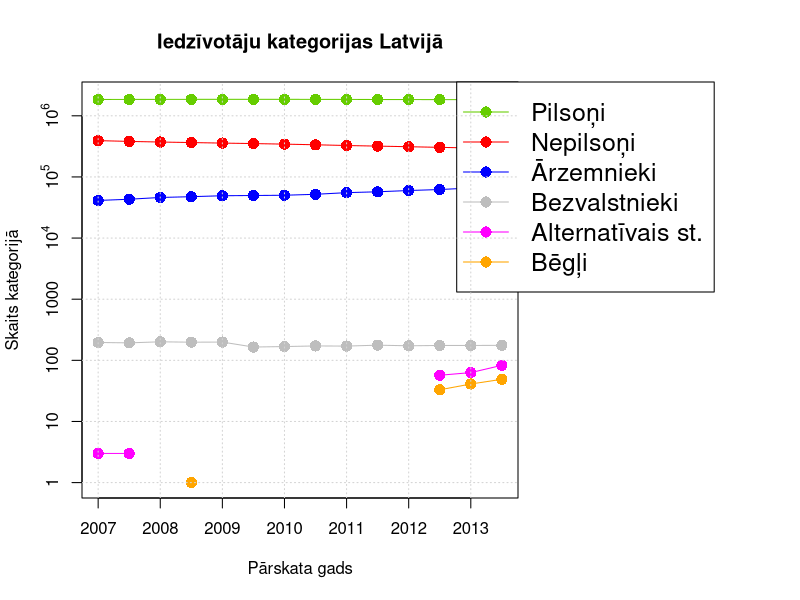

Source code (R):
# Set this path to the one that you are using

#setwd("/home/student/java-eim/java-eim-parent/src/site/resources/R/dataproc/demography/")
#source("noncit-load.R")



library("rstudioapi")
setwd(dirname(rstudioapi::getActiveDocumentContext()$path))



#source("noncit-load.R")
dsets <- c("2007-01-01", "2007-07-01", "2008-01-01", "2008-07-01", 
           "2009-01-01", "2009-07-01", "2010-01-01", "2010-07-01", 
           "2011-01-01", "2011-07-01", "2012-01-01", "2012-07-01", 
           "2013-01-01", "2013-07-01")

getYear <- function(x) {
  ddd <- as.numeric(as.Date(x) - as.Date("2007-01-01"))
  round(2007+ddd/365.25, digits=2)
}

df <- read.table("DzGads-VPd-2007_2013.csv", head=TRUE, sep=",")



peopleCategories <- c("LvCitizen", "LvNonCitizen", "Foreign",
                      "LvStateless", "LvAlternative", "LvRefugee")
categoryColors <- c("LvCitizen" = "chartreuse3",
                    "LvNonCitizen" = "red", 
                    "Foreign" = "blue",
                    "LvStateless"="gray", 
                    "LvAlternative" = "magenta", 
                    "LvRefugee" = "orange")

totCount <- function(dd, colName) {
  sum(df[df$ReportDate == dd, colName]) 
}

totCountList <- list()
for (cc in peopleCategories) {
  totCountList[[cc]] <- as.vector(sapply(X=dsets,FUN=totCount,colName=cc))
}

png("population-categories.png", width=700, height=450)
x=getYear(dsets)
par(mar=c(5.1, 4.1, 4.1, 14.1), xpd=TRUE)

plot(x, totCountList[["LvCitizen"]], 
     log="y", yaxt="n", xlab="P\u0101rskata gads", 
     ylab="Skaits kategorij\u0101",
     ylim=c(1, 2000000), type="n", 
     pch=16, col=categoryColors[["LvCitizen"]])

for (pcat in peopleCategories) {
  points(x, totCountList[[pcat]], type="o", cex=1.5,
    pch=16, col=categoryColors[[pcat]])
}

axis(2,at=c(1000000, 100000, 10000, 1000, 100, 10, 1),
     labels=c(expression(10^6), 
              expression(10^5),
              expression(10^4), 
              1000, 100, 10, 1))
title("Iedz\u012Bvot\u0101ju kategorijas Latvij\u0101")
legend("topright", inset=c(-0.45,0), 
       legend=c("Pilso\u0146i",
                "Nepilso\u0146i",
                "\u0100rzemnieki",
                "Bezvalstnieki",
                "Alternat\u012Bvais st.",
                "B\u0113g\u013ci"), 
       pch=16, lty = 1, cex = 1.5, text.font=0,
       col=as.vector(categoryColors))
par(xpd=FALSE)
abline(col = "lightgray", lty = "dotted", v=2007:2013)
abline(col = "lightgray", lty = "dotted", 
       h=c(1000000, 100000, 10000, 1000, 100, 10, 1))
dev.off()
